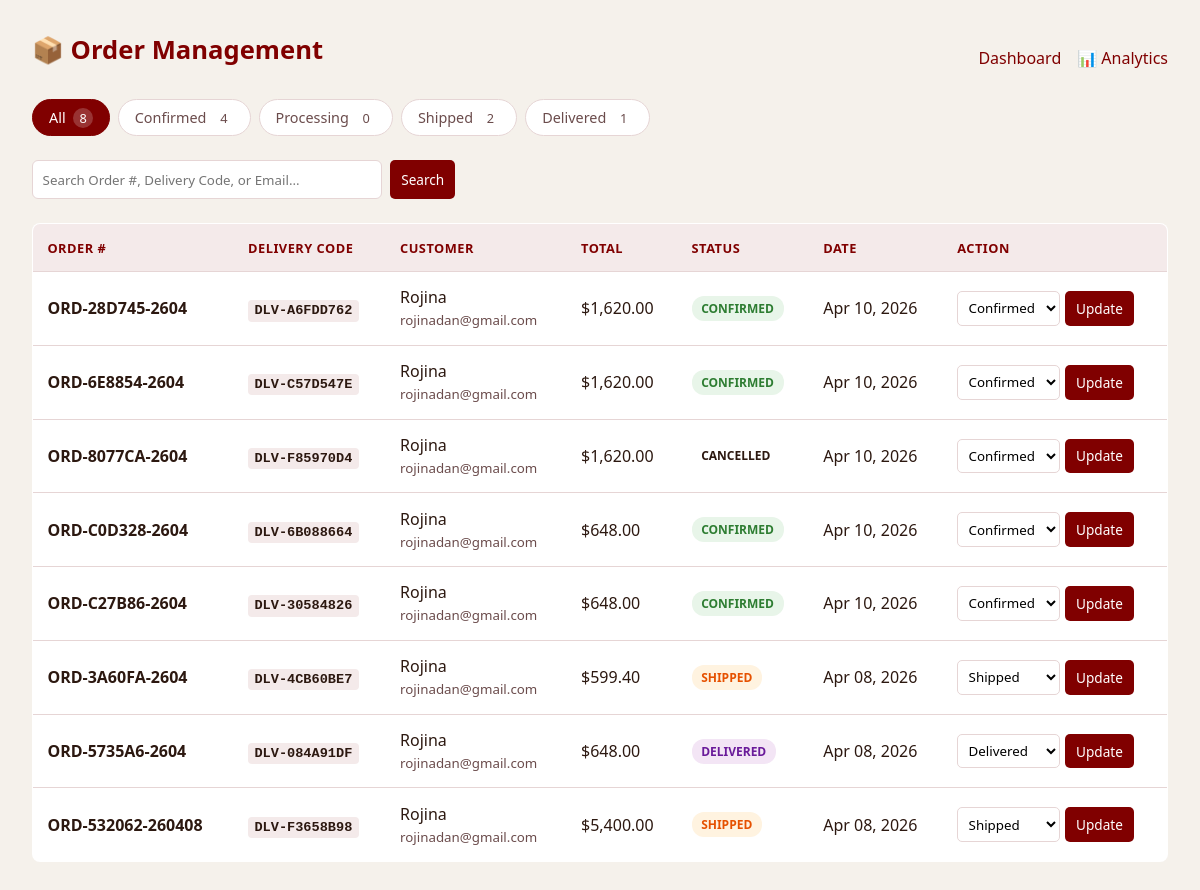
The app's page /admin/orders.php (signed in) with its own data.
### tables this page shows
CREATE TABLE `orders` (
  `id` int(11) NOT NULL,
  `user_id` int(11) NOT NULL,
  `order_number` varchar(50) NOT NULL,
  `delivery_code` varchar(20) DEFAULT NULL,
  `status` varchar(50) DEFAULT 'confirmed',
  `subtotal` decimal(10,2) NOT NULL,
  `tax` decimal(10,2) NOT NULL,
  `shipping` decimal(10,2) NOT NULL,
  `total` decimal(10,2) NOT NULL,
  `address` text NOT NULL,
  `payment_method` varchar(50) DEFAULT 'cod',
  `payment_status` enum('pending','paid','failed','refunded') DEFAULT 'pending',
  `transaction_id` varchar(100) DEFAULT NULL,
  `created_at` timestamp NOT NULL DEFAULT current_timestamp(),
  `esewa_transaction_uuid` varchar(100) DEFAULT NULL,
  `esewa_ref_id` varchar(100) DEFAULT NULL
);

CREATE TABLE `users` (
  `id` int(11) NOT NULL,
  `email` varchar(255) NOT NULL,
  `password_hash` varchar(255) NOT NULL,
  `email_notifications` tinyint(1) DEFAULT 1,
  `promo_emails` tinyint(1) DEFAULT 0,
  `first_name` varchar(100) DEFAULT NULL,
  `last_name` varchar(100) DEFAULT NULL,
  `role` enum('user','admin') DEFAULT 'user',
  `created_at` timestamp NOT NULL DEFAULT current_timestamp(),
  `updated_at` timestamp NOT NULL DEFAULT current_timestamp() ON UPDATE current_timestamp()
);

### admin/orders.php (the view, shortened to what this page needs)
<?php require_once 'admin_check.php'; ?>
<?php
$statusFilter = $_GET['status'] ?? 'all';
$search = trim($_GET['q'] ?? '');
$sql = "SELECT o.*, u.email, u.first_name FROM orders o JOIN users u ON o.user_id = u.id";
$params = [];
$sql .= " ORDER BY o.created_at DESC";
$stmt = $pdo->prepare($sql);
$stmt->execute($params);
$orders = $stmt->fetchAll();
$counts = [
    'all' => $pdo->query("SELECT COUNT(*) FROM orders")->fetchColumn(),
    'confirmed' => $pdo->query("SELECT COUNT(*) FROM orders WHERE status='confirmed'")->fetchColumn(),
    'processing' => $pdo->query("SELECT COUNT(*) FROM orders WHERE status='processing'")->fetchColumn(),
    'shipped' => $pdo->query("SELECT COUNT(*) FROM orders WHERE status='shipped'")->fetchColumn(),
    'delivered' => $pdo->query("SELECT COUNT(*) FROM orders WHERE status='delivered'")->fetchColumn()
];
?>
<!DOCTYPE html>
<html lang="en">
<head>
</head>
<body>
    <div class="container">
        <div style="display:flex; justify-content:space-between; align-items:center; margin-bottom:1rem;">
            <h1>📦 Order Management</h1>
            <div style="display:flex; gap:1rem;">
                <a href="index.php" style="color:var(--accent); text-decoration:none; font-weight:500;"> Dashboard</a>
                <a href="analytics.php" style="color:var(--accent); text-decoration:none; font-weight:500;">📊 Analytics</a>
            </div>
        </div>
        <div class="tabs">
            <a href="?status=all&q=<?= urlencode($search) ?>" class="tab <?= $statusFilter=='all'?'active':'' ?>">All <span><?= $counts['all'] ?></span></a>
            <a href="?status=confirmed&q=<?= urlencode($search) ?>" class="tab <?= $statusFilter=='confirmed'?'active':'' ?>">Confirmed <span><?= $counts['confirmed'] ?></span></a>
            <a href="?status=processing&q=<?= urlencode($search) ?>" class="tab <?= $statusFilter=='processing'?'active':'' ?>">Processing <span><?= $counts['processing'] ?></span></a>
            <a href="?status=shipped&q=<?= urlencode($search) ?>" class="tab <?= $statusFilter=='shipped'?'active':'' ?>">Shipped <span><?= $counts['shipped'] ?></span></a>
            <a href="?status=delivered&q=<?= urlencode($search) ?>" class="tab <?= $statusFilter=='delivered'?'active':'' ?>">Delivered <span><?= $counts['delivered'] ?></span></a>
        </div>
        <form class="search-box" method="GET">
            <input type="text" name="q" placeholder="Search Order #, Delivery Code, or Email..." value="<?= htmlspecialchars($search) ?>">
            <button type="submit" class="btn">Search</button>
        </form>
        <?php if(empty($orders)): ?>
            <p class="empty">No orders found.</p>
        <?php else: ?>
            <div style="overflow-x:auto;">
                <table>
                    <thead><tr><th>Order #</th><th>Delivery Code</th><th>Customer</th><th>Total</th><th>Status</th><th>Date</th><th>Action</th></tr></thead>
                    <tbody>
                        <?php foreach($orders as $o): ?>
                        <tr>
                            <td><strong><?= htmlspecialchars($o['order_number']) ?></strong></td>
                            <td><span class="dlv-code"><?= htmlspecialchars($o['delivery_code']) ?></span></td>
                            <td><?= htmlspecialchars($o['first_name']) ?><br><small style="color:var(--mut)"><?= htmlspecialchars($o['email']) ?></small></td>
                            <td>$<?= number_format($o['total'],2) ?></td>
                            <td><span class="badge <?= $o['status'] ?>"><?= ucfirst($o['status']) ?></span></td>
                            <td><?= date('M d, Y', strtotime($o['created_at'])) ?></td>
                            <td>
                                <form method="POST" style="display:flex;gap:.3rem;">
                                    <select name="status">
                                        <option value="confirmed" <?= $o['status']=='confirmed'?'selected':'' ?>>Confirmed</option>
                                        <option value="shipped" <?= $o['status']=='shipped'?'selected':'' ?>>Shipped</option>
                                        <option value="delivered" <?= $o['status']=='delivered'?'selected':'' ?>>Delivered</option>
                                    </select>
                                    <button type="submit" name="update_status" class="btn">Update</button>
                                </form>
                            </td>
                        </tr>
                        <?php endforeach; ?>
                    </tbody>
                </table>
            </div>
        <?php endif; ?>
    </div>
</body>
</html>

### admin/orders.php (style rules this page uses)
:root { --bg:#F5F1EB;--card:#FFF;--accent:#800000;--accent-h:#5C0000;--txt:#2C1810;--mut:#6B4C4C;--bdr:#E6D5D5;--light:#F4EAEA; }
* { box-sizing:border-box;margin:0;padding:0;font-family:system-ui,sans-serif; }
body { background:var(--bg);color:var(--txt);padding:2rem; }
.container { max-width:1200px;margin:0 auto; }
h1 { margin-bottom:1rem;color:var(--accent);font-size:1.6rem; }
.tabs { display:flex;gap:.5rem;margin-bottom:1.5rem;flex-wrap:wrap; }
.tab { padding:.5rem 1rem;border-radius:20px;text-decoration:none;color:var(--mut);background:var(--card);border:1px solid var(--bdr);font-size:.9rem;transition:.2s; }
.tab.active { background:var(--accent);color:#fff;border-color:var(--accent); }
.tab span { background:rgba(255,255,255,.2);padding:1px 6px;border-radius:10px;font-size:.8rem;margin-left:4px; }
.search-box { margin-bottom:1.5rem;display:flex;gap:.5rem; }
.search-box input { padding:.6rem;border:1px solid var(--bdr);border-radius:6px;flex:1;max-width:350px; }
table { width:100%;border-collapse:collapse;background:var(--card);border-radius:8px;overflow:hidden;border:1px solid var(--bdr); }
th,td { padding:.9rem;text-align:left;border-bottom:1px solid var(--bdr); }
th { background:var(--light);color:var(--accent);font-size:.8rem;text-transform:uppercase;letter-spacing:.5px; }
select { padding:.4rem;border:1px solid var(--bdr);border-radius:5px;background:#fff;cursor:pointer; }
.btn { background:var(--accent);color:#fff;padding:.4rem .7rem;border:none;border-radius:5px;cursor:pointer;font-size:.85rem; }
.dlv-code { font-family:monospace;background:var(--light);padding:.2rem .4rem;border-radius:4px;font-size:.85rem;font-weight:600; }
.badge { display:inline-block;padding:.25rem .6rem;border-radius:12px;font-size:.75rem;font-weight:600;text-transform:uppercase; }
.badge.confirmed { background:#E8F5E9;color:#2E7D32; }
.badge.shipped { background:#FFF3E0;color:#E65100; }
.badge.delivered { background:#F3E5F5;color:#6A1B9A; }

### records on screen
orders: order_number "ORD-28D745-2604", delivery_code "DLV-A6FDD762", user.first_name "Rojina", user.email "rojinadan@gmail.com", total "1,620.00", status "CONFIRMED", created_at "Apr 10, 2026", status "Confirmed"
orders: order_number "ORD-6E8854-2604", delivery_code "DLV-C57D547E", user.first_name "Rojina", user.email "rojinadan@gmail.com", total "1,620.00", status "CONFIRMED", created_at "Apr 10, 2026", status "Confirmed"
orders: order_number "ORD-8077CA-2604", delivery_code "DLV-F85970D4", user.first_name "Rojina", user.email "rojinadan@gmail.com", total "1,620.00", status "CANCELLED", created_at "Apr 10, 2026"
orders: order_number "ORD-C0D328-2604", delivery_code "DLV-6B088664", user.first_name "Rojina", user.email "rojinadan@gmail.com", total "648.00", status "CONFIRMED", created_at "Apr 10, 2026", status "Confirmed"
orders: order_number "ORD-C27B86-2604", delivery_code "DLV-30584826", user.first_name "Rojina", user.email "rojinadan@gmail.com", total "648.00", status "CONFIRMED", created_at "Apr 10, 2026", status "Confirmed"
orders: order_number "ORD-3A60FA-2604", delivery_code "DLV-4CB60BE7", user.first_name "Rojina", user.email "rojinadan@gmail.com", total "599.40", status "SHIPPED", created_at "Apr 08, 2026", status "Shipped"
orders: order_number "ORD-5735A6-2604", delivery_code "DLV-084A91DF", user.first_name "Rojina", user.email "rojinadan@gmail.com", total "648.00", status "DELIVERED", created_at "Apr 08, 2026", status "Delivered"
orders: order_number "ORD-532062-260408", delivery_code "DLV-F3658B98", user.first_name "Rojina", user.email "rojinadan@gmail.com", total "5,400.00", status "SHIPPED", created_at "Apr 08, 2026", status "Shipped"

### other values on screen
$counts['all'] "8"
$counts['confirmed'] "4"
$counts['processing'] "0"
$counts['shipped'] "2"
$counts['delivered'] "1"
